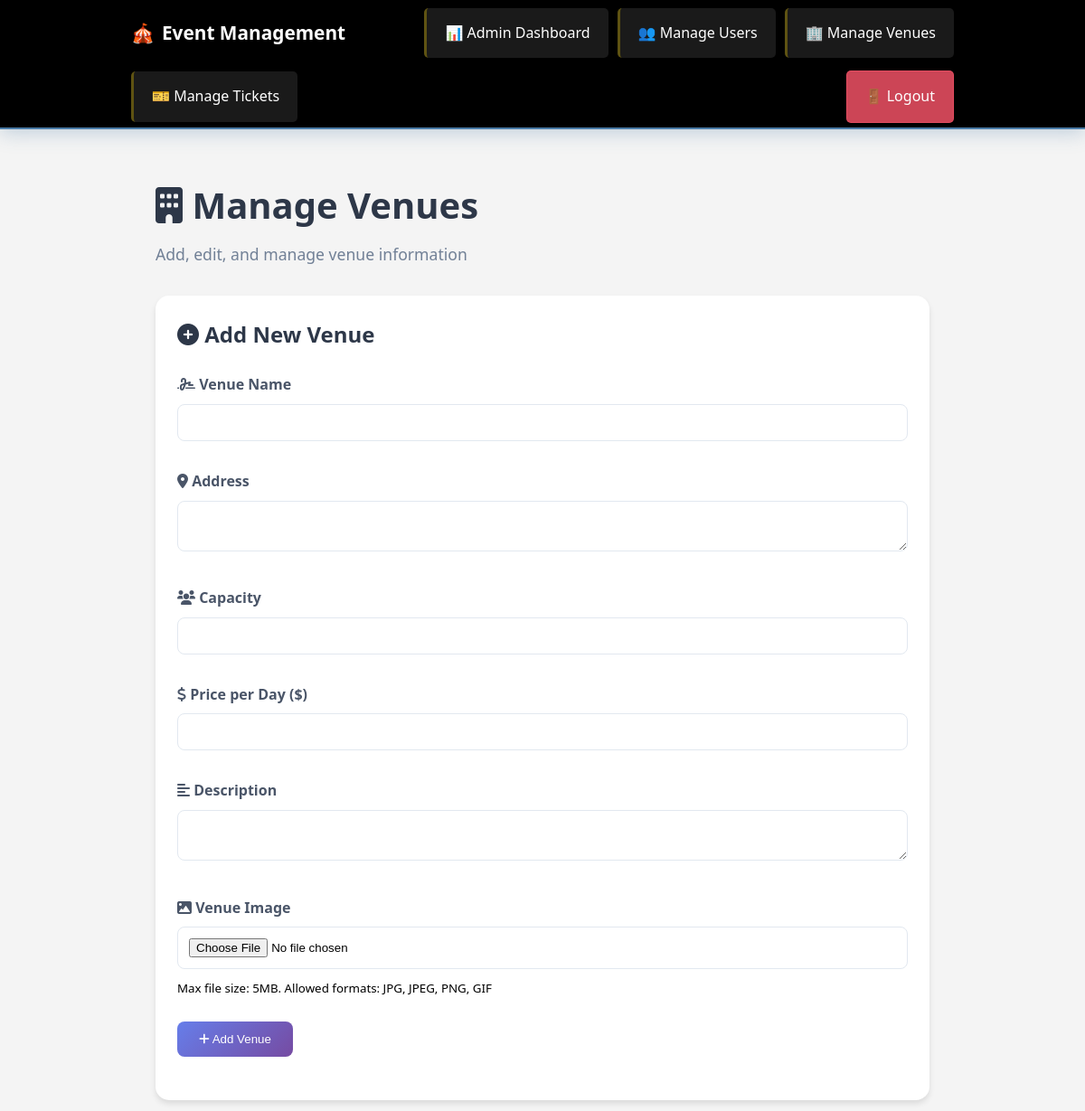
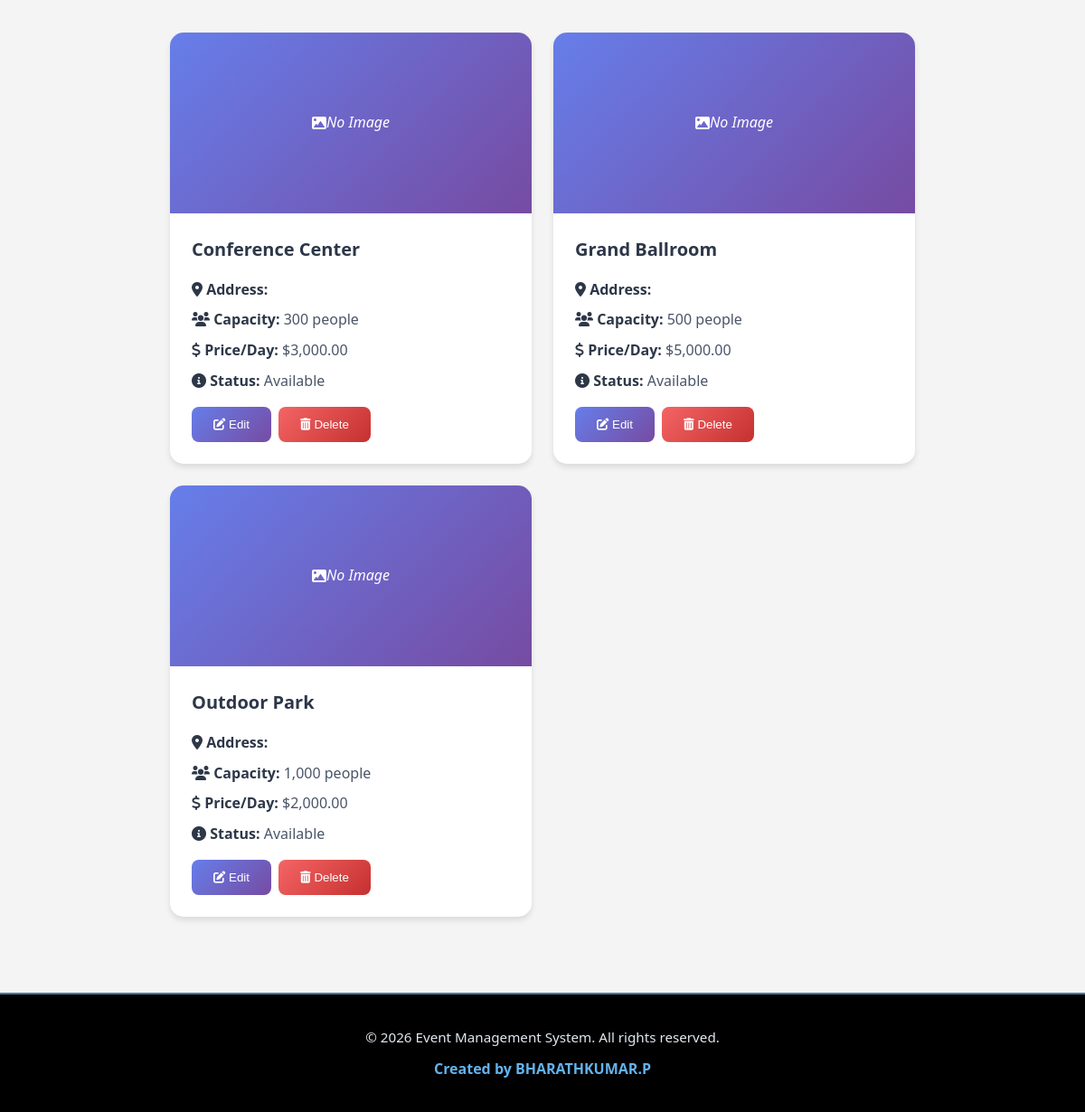
The app's page /event-management-system/admin/manage_venues.php (signed in) with its own data (2 pictures, top to bottom).
### tables this page shows
CREATE TABLE IF NOT EXISTS venues (
    id INT PRIMARY KEY AUTO_INCREMENT,
    name VARCHAR(255) NOT NULL,
    location VARCHAR(255) NOT NULL,
    capacity INT NOT NULL,
    description TEXT,
    price_per_day DECIMAL(10,2) NOT NULL,
    is_available BOOLEAN DEFAULT TRUE,
    created_at TIMESTAMP DEFAULT CURRENT_TIMESTAMP
);

### event-management-system/admin/manage_venues.php (the view, shortened to what this page needs)
<?php
require_once "../config/db.php";
$sql = "SELECT * FROM venues ORDER BY name ASC";
$result = mysqli_query($conn, $sql);
include "../includes/header.php";
?>
<div class="manage-venues-container">
    <div class="page-header">
        <h2><i class="fas fa-building"></i> Manage Venues</h2>
        <p>Add, edit, and manage venue information</p>
    </div>
    <div class="form-card">
        <h3><i class="fas fa-plus-circle"></i> Add New Venue</h3>
        <form action="<?php echo htmlspecialchars($_SERVER["PHP_SELF"]); ?>" method="post" enctype="multipart/form-data">
            <div class="form-group">
                <label><i class="fas fa-signature"></i> Venue Name</label>
                <input type="text" name="name" class="form-control" required>
            </div>
            <div class="form-group">
                <label><i class="fas fa-map-marker-alt"></i> Address</label>
                <textarea name="address" class="form-control" required></textarea>
            </div>
            <div class="form-group">
                <label><i class="fas fa-users"></i> Capacity</label>
                <input type="number" name="capacity" class="form-control" required>
            </div>
            <div class="form-group">
                <label><i class="fas fa-dollar-sign"></i> Price per Day ($)</label>
                <input type="number" step="0.01" name="price" class="form-control" required>
            </div>
            <div class="form-group">
                <label><i class="fas fa-align-left"></i> Description</label>
                <textarea name="description" class="form-control"></textarea>
            </div>
            <div class="form-group">
                <label><i class="fas fa-image"></i> Venue Image</label>
                <input type="file" name="venue_image" class="form-control" accept="image/*">
                <small class="form-text text-muted">Max file size: 5MB. Allowed formats: JPG, JPEG, PNG, GIF</small>
            </div>
            <div class="form-group">
                <button type="submit" class="btn btn-primary">
                    <i class="fas fa-plus"></i> Add Venue
                </button>
            </div>
        </form>
    </div>
    <div class="venue-grid">
        <?php if(mysqli_num_rows($result) > 0): ?>
            <?php while($venue = mysqli_fetch_assoc($result)): ?>
                <div class="venue-card">
                    <?php if(isset($venue['image_path']) && $venue['image_path']): ?>
                        <img src="../<?php echo htmlspecialchars($venue['image_path']); ?>"
                             alt="<?php echo htmlspecialchars($venue['name']); ?>"
                             class="venue-image">
                    <?php else: ?>
                        <div class="venue-image-placeholder">
                            <i class="fas fa-image"></i> No Image
                        </div>
                    <?php endif; ?>
                    <div class="venue-details">
                        <h4><?php echo htmlspecialchars($venue['name']); ?></h4>
                        <p><strong><i class="fas fa-map-marker-alt"></i> Address:</strong> <?php echo htmlspecialchars($venue['address']); ?></p>
                        <p><strong><i class="fas fa-users"></i> Capacity:</strong> <?php echo number_format($venue['capacity']); ?> people</p>
                        <p><strong><i class="fas fa-dollar-sign"></i> Price/Day:</strong> $<?php echo number_format($venue['price_per_day'], 2); ?></p>
                        <p><strong><i class="fas fa-info-circle"></i> Status:</strong>
                            <?php if($venue['is_available']): ?>
                                <span class="badge badge-success">Available</span>
                            <?php else: ?>
                                <span class="badge badge-warning">Not Available</span>
                            <?php endif; ?>
                        </p>
                        <div class="venue-actions">
                            <button class="btn btn-primary" onclick="editVenue(<?php echo htmlspecialchars(json_encode($venue)); ?>)">
                                <i class="fas fa-edit"></i> Edit
                            </button>
                            <form action="<?php echo htmlspecialchars($_SERVER["PHP_SELF"]); ?>" method="post" style="display: inline;">
                                <button type="submit" class="btn btn-danger" onclick="return confirm('Are you sure you want to delete this venue?')">
                                    <i class="fas fa-trash-alt"></i> Delete
                                </button>
                            </form>
                        </div>
                    </div>
                </div>
            <?php endwhile; ?>
        <?php else: ?>
            <div class="alert alert-info">
                <i class="fas fa-info-circle"></i> No venues found.
            </div>
        <?php endif; ?>
    </div>
</div>
<?php include "../includes/footer.php"; ?>

### event-management-system/includes/header.php (shortened to what this page needs)
<!DOCTYPE html>
<html lang="en">
<head>
    <link rel="stylesheet" href="../assets/css/style.css">
    <link rel="stylesheet" href="https://cdnjs.cloudflare.com/ajax/libs/font-awesome/6.0.0/css/all.min.css">
</head>
<body>
    <nav class="navbar">
        <div class="container">
            <a href="./index.php">Event Management</a>
            <?php if(isset($_SESSION["loggedin"]) && $_SESSION["loggedin"] === true): ?>
                <?php if(isset($_SESSION["role"]) && $_SESSION["role"] === "admin"): ?>
                    <a href="/Event-Management-System-main/event-management-system/admin/dashboard.php">📊 Admin Dashboard</a>
                    <a href="/Event-Management-System-main/event-management-system/admin/manage_users.php">👥 Manage Users</a>
                    <a href="/Event-Management-System-main/event-management-system/admin/manage_venues.php">🏢 Manage Venues</a>
                    <a href="/Event-Management-System-main/event-management-system/admin/manage_tickets.php">🎫 Manage Tickets</a>
                <?php endif; ?>
                <a href="/Event-Management-System-main/event-management-system/auth/logout.php">🚪 Logout</a>
            <?php else: ?>
                <a href="./auth/login.php">🔐 Login</a>
                <a href="./auth/register.php">✍️ Register</a>
            <?php endif; ?>
        </div>
    </nav>
    <div class="container">

### event-management-system/includes/footer.php (shortened to what this page needs)
    </div>
    <footer class="text-center mt-2">
        <p>&copy; <?php echo date("Y"); ?> Event Management System. All rights reserved.</p>
        <p class="creator">Created by <strong>BHARATHKUMAR.P</strong></p>
    </footer>
</body>
</html>

### event-management-system/assets/css/style.css (style rules this page uses)
body { font-family: Arial, sans-serif; line-height: 1.6; margin: 0; padding: 0; background-color: #f4f4f4; }
.container { width: 80%; margin: auto; overflow: hidden; padding: 20px; }
.navbar { background: #333; color: #fff; padding: 1rem; }
.navbar a { color: #fff; text-decoration: none; padding: 0.5rem 1rem; }
.form-group { margin-bottom: 1rem; }
.form-control { width: 100%; padding: 0.5rem; border: 1px solid #ddd; border-radius: 4px; margin-bottom: 0.5rem; }
.btn { display: inline-block; padding: 0.5rem 1rem; border: none; border-radius: 4px; cursor: pointer; }
.btn-primary { background: #007bff; color: #fff; }
.text-center { text-align: center; }
.mt-2 { margin-top: 1rem; }

### event-management-system/includes/header.php (style rules this page uses)
* { margin: 0; padding: 0; box-sizing: border-box; }
body { font-family: 'Segoe UI', Tahoma, Geneva, Verdana, sans-serif; }
.navbar { background: #000000; padding: 0; box-shadow: 0 4px 20px rgba(74, 123, 167, 0.3); position: sticky; top: 0; z-index: 1000; border-bottom: 2px solid #4a7ba7; }
.navbar .container { max-width: 1200px; margin: 0 auto; display: flex; align-items: center; justify-content: space-between; padding: 0 20px; flex-wrap: wrap; }
.navbar a { color: white; text-decoration: none; padding: 15px 20px; display: inline-flex; align-items: center; font-weight: 500; transition: all 0.3s ease; border-radius: 5px; margin: 5px; position: relative; }
.navbar a:first-child { font-size: 1.3rem; font-weight: 700; margin-right: auto; padding: 15px 0; }
.navbar a:first-child::before { content: "🎪 "; margin-right: 8px; }
.navbar a[href*="dashboard.php"], .navbar a[href*="manage"], .navbar a[href*="create"], .navbar a[href*="book"], .navbar a[href*="view"] { background: rgba(255, 255, 255, 0.1); border-left: 3px solid rgba(255, 215, 0, 0.3); }
.navbar a[href*="logout.php"] { background: rgba(255, 87, 108, 0.8); border: 1px solid rgba(255, 87, 108, 0.5); }

### event-management-system/admin/manage_venues.php (style rules this page uses)
.manage-venues-container { padding: 2rem; animation: fadeIn 0.8s ease-out; }
.page-header { margin-bottom: 2rem; animation: slideIn 0.8s ease-out; }
.page-header h2 { color: #2d3748; font-size: 2.5rem; font-weight: 700; margin-bottom: 0.5rem; }
.page-header p { color: #718096; font-size: 1.1rem; }
.form-card { background: white; border-radius: 15px; padding: 1.5rem; box-shadow: 0 4px 6px rgba(0, 0, 0, 0.1); margin-bottom: 2rem; animation: fadeIn 0.8s ease-out; }
.form-card h3 { color: #2d3748; font-size: 1.5rem; font-weight: 600; margin-bottom: 1.5rem; }
.form-group { margin-bottom: 1.5rem; }
.form-group label { color: #4a5568; font-weight: 600; margin-bottom: 0.5rem; display: block; }
.form-control { border: 1px solid #e2e8f0; border-radius: 8px; padding: 0.75rem; width: 100%; transition: all 0.3s ease; }
.btn { padding: 0.75rem 1.5rem; border-radius: 8px; font-weight: 500; transition: all 0.3s ease; cursor: pointer; border: none; }
.btn-primary { background: linear-gradient(135deg, #667eea 0%, #764ba2 100%); color: white; }
.btn-danger { background: linear-gradient(135deg, #f56565 0%, #c53030 100%); color: white; }
.venue-grid { display: grid; grid-template-columns: repeat(auto-fill, minmax(300px, 1fr)); gap: 1.5rem; padding: 1rem; }
.venue-card { background: white; border-radius: 15px; overflow: hidden; box-shadow: 0 4px 6px rgba(0, 0, 0, 0.1); transition: all 0.3s ease; animation: fadeIn 0.8s ease-out; }
.venue-image-placeholder { width: 100%; height: 200px; background: linear-gradient(135deg, #667eea 0%, #764ba2 100%); display: flex; align-items: center; justify-content: center; color: white; font-style: italic; }
.venue-details { padding: 1.5rem; }
.venue-details h4 { color: #2d3748; font-size: 1.25rem; font-weight: 600; margin-bottom: 1rem; }
.venue-details p { color: #4a5568; margin-bottom: 0.5rem; }
.venue-details strong { color: #2d3748; }
.venue-actions { margin-top: 1rem; display: flex; gap: 0.5rem; }

### event-management-system/includes/footer.php (style rules this page uses)
footer { background: #000000; color: #e2e8f0; padding: 30px 20px; margin-top: 50px; border-top: 2px solid #4a7ba7; }
footer p { margin: 5px 0; font-size: 0.95rem; }
footer .creator { font-weight: 600; color: #63b3ed; margin-top: 10px; font-size: 1rem; }

### records on screen
venues: name "Conference Center", capacity "300", price_per_day "3,000.00", is_available "Available"
venues: name "Grand Ballroom", capacity "500", price_per_day "5,000.00", is_available "Available"
venues: name "Outdoor Park", capacity "1,000", price_per_day "2,000.00", is_available "Available"
